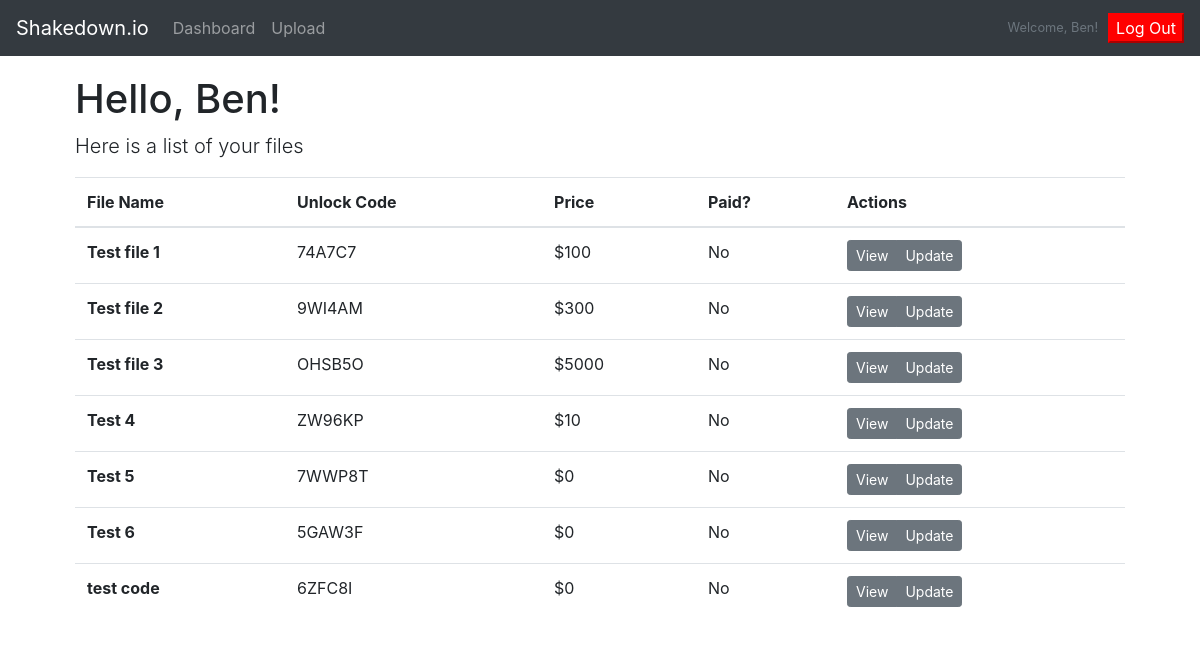
The page / (signed in) on the database as committed earlier.
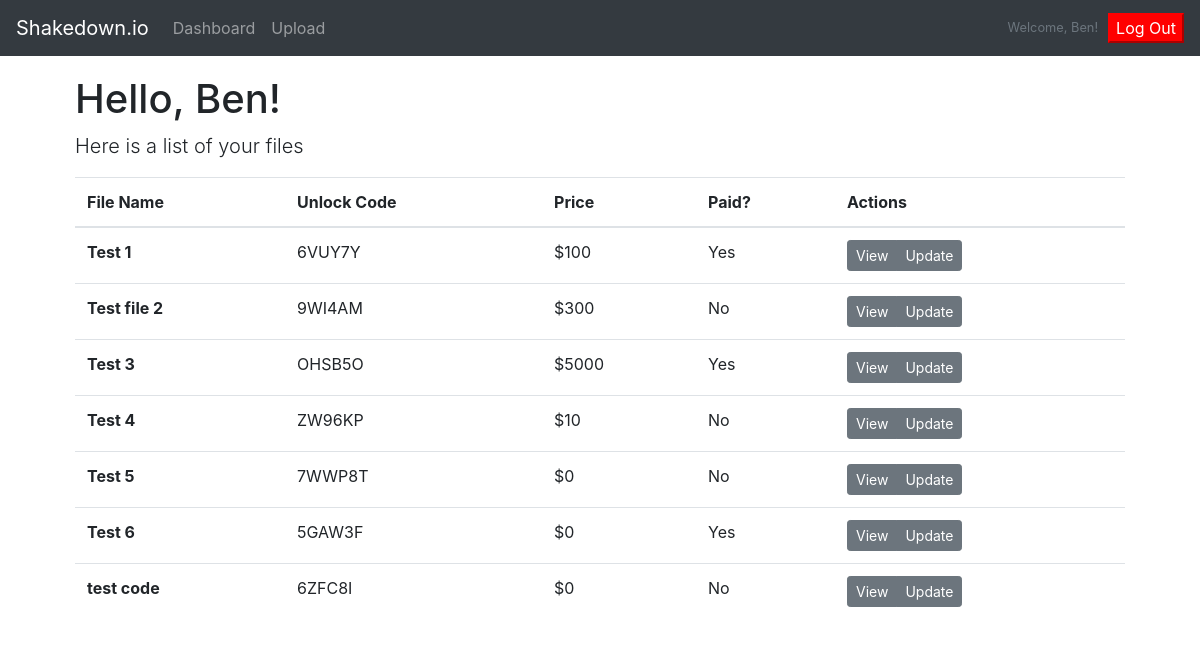
The same page on the database as committed later.
### shakedown_io/models.py (models this page shows)
class File(models.Model):
    location = models.FileField(upload_to=user_directory_path)
    name = models.CharField(max_length=45)
    code = models.CharField(max_length=16)
    owner = models.ForeignKey(
        'log_reg.User', related_name="files", on_delete=models.CASCADE)
    price = models.IntegerField()
    status = models.BooleanField()
    created_at = models.DateTimeField(auto_now_add=True)
    updated_at = models.DateTimeField(auto_now=True)

### shakedown_io/views.py (the view)
# urls.py: path('', views.index),
def index(request):
    if 'user_id' not in request.session:
        print("user_id not in request.session")
        return redirect('/login')
    user = User.objects.get(id=request.session['user_id'])
    files = File.objects.filter(owner=user)
    print(user.files)
    context = {
        'user': user,
        'files': files
    }
    return render(request, 'index.html', context)

### shakedown_io/templates/index.html (shortened to what this page needs)
<!DOCTYPE html>
<html lang="en">
<head>
  {% load static %}
  <link rel="stylesheet" href="https://cdn.jsdelivr.net/npm/bootstrap@4.5.3/dist/css/bootstrap.min.css">
  <link rel="stylesheet" href="{% static 'css/style.css' %}">
</head>
<body>
  <nav class="navbar navbar-expand-md navbar-dark bg-dark fixed-top">
    <a class="navbar-brand" href="/">Shakedown.io</a>
    <ul class="navbar-nav mr-auto">
      <li class="nav-item">
        <a class="nav-link" href="/">Dashboard<span class="sr-only">(current)</span></a>
      </li>
      <li class="nav-item">
        <a class="nav-link" href="/upload">Upload<span class="sr-only">(current)</span></a>
      </li>
    </ul>
    <small class="text-muted" style='padding-right: 10px; color: white;'>Welcome, {{user.first_name}}!</small>
    <form class="form-inline my-2 my-lg-0" action='/login/logout/', method='post'>
      <button class="btn-primary my-2 my-sm-0 red" type="submit">Log Out</button>
    </form>
  </nav>
  <main role="main" class="container">
   <main role="main" class="container">
    <div class="sub-main">
      <div class="container">
      <h1>Hello, {{user.first_name}}!</h1>
      {% if user.files.all %}
        <p class="lead">Here is a list of your files</p>
        <table class="table" name="files">
          <thead>
            <tr>
              <th scope="col">File Name</th>
              <th scope="col">Unlock Code</th>
              <th scope="col">Price</th>
              <th scope="col">Paid?</th>
              <th scope="col">Actions</th>
            </tr>
          </thead>
          <tbody>
           {% for file in user.files.all %}
            <tr>
              <th scope="row">{{file.name}}</th>
              <td>{{file.code}}</td>
              <td>${{file.price}}</td>
              <td>{% if file.status == True %}
                    Yes
                  {% else %}
                    No
                  {% endif %}</td>
              <td>
                <div class="btn-group" role="group">
                  <a href="/file/{{file.id}}" class="btn btn-secondary btn-sm">View</a>
                  <a href="/file/{{file.id}}/update" class="btn btn-secondary btn-sm">Update</a>
                </div>
              </td>
            </tr>
            {% endfor %}
          </tbody>
        </table>
      {% else %}
        <p class="lead">You haven't uploaded any files. Add one now. <a href='/upload' class="btn btn-primary">Upload</a></p>
      {% endif %}
      </div>
  </main>
</body>
</html>

Rows that differ between the two databases and show on the page:
changed File: name "Test file 1" → "Test 1"; code "74A7C7" → "6VUY7Y"; status "No" → "Yes"
changed File "OHSB5O": name "Test file 3" → "Test 3"; status "No" → "Yes"
changed File "Test 6": status "No" → "Yes"
